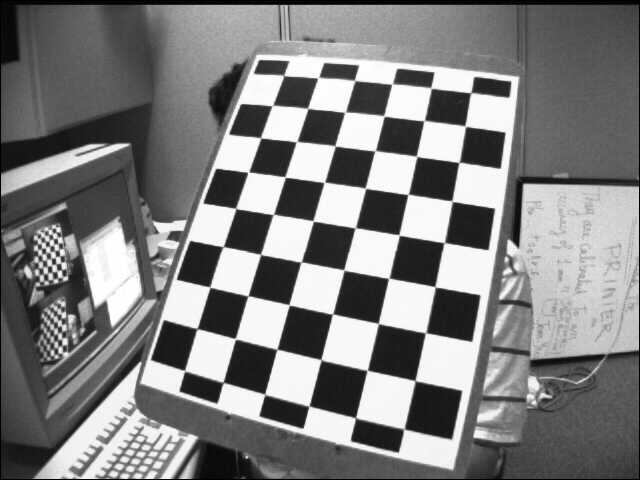
//> input picture imgdata/left08.jpg, 640 x 480 px
$ ./3-15_compareHist   (built with g++ and OpenCV 4)
//> lines starting //> are read from the running program, lines starting //| are printed output that depends on the picture; after the words box and inside, x2 and y2 are one past the last pixel; in counts of white or black regions, pixels touching at a corner belong together
// C++ source file
/***********************************************
# Copyright (c) 2018, Wuhan
# All rights reserved.
#
# @Filename: 3-15_compareHist.cpp
# @Version：V1.0
# @Author: Frank Liu - frankliu624@gmail.com
# @Description: 直方图对比
# @Create Time: 2018-09-16 11:31:42
# @Last Modified: 2018-09-16 11:31:42
***********************************************/
#include <opencv2/highgui/highgui.hpp>
#include <opencv2/imgproc/imgproc.hpp>
#include <stdio.h>

using namespace cv;

int main(int argc, char** argv)
{
    Mat src_base, hsv_base;
    Mat src_test1, hsv_test1;
    Mat src_test2, hsv_test2;
    Mat hsv_half_down;
    // 加载不同环境下的三幅图像
    src_base = imread("../../imgdata/left08.jpg");
//> src_base is the input picture: 480 rows x 640 cols, CV_8UC3; min 0, max 255, mean 127.3
    src_test1 = imread("../../imgdata/aero1.jpg");
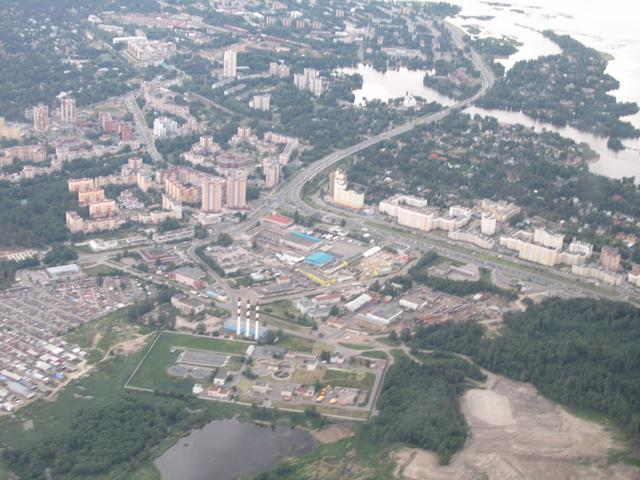
//> input picture imgdata/aero1.jpg, 640 x 480 px
//> src_test1 is the input picture: 480 rows x 640 cols, CV_8UC3; mean B, G, R 153.6, 150.4, 147.6
    src_test2 = imread("../../imgdata/apple.jpg");
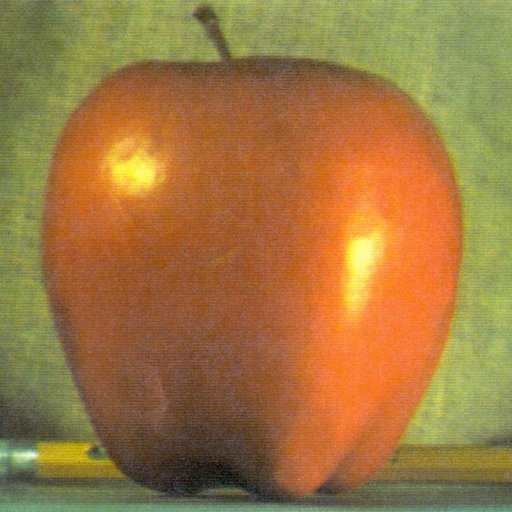
//> input picture imgdata/apple.jpg, 512 x 512 px
//> src_test2 is the input picture: 512 rows x 512 cols, CV_8UC3; mean B, G, R 64.8, 119.7, 159.1
    if(!src_base.data || !src_test1.data || !src_test2.data)
        return -1;
    imshow("HistComSrc0", src_base);
    imshow("HistComSrc1", src_test1);
    imshow("HistComSrc2", src_test2);
    waitKey(0);

    // 分别转换为HSV通道下的图像
    cvtColor(src_base, hsv_base, CV_BGR2HSV);
//> hsv_base: 480 rows x 640 cols, CV_8UC3; mean H, S, V 0, 0, 127.3
    cvtColor(src_test1, hsv_test1, CV_BGR2HSV);
//> hsv_test1: 480 rows x 640 cols, CV_8UC3; mean H, S, V 90.1, 26.5, 158.2
    cvtColor(src_test2, hsv_test2, CV_BGR2HSV);
//> hsv_test2: 512 rows x 512 cols, CV_8UC3; mean H, S, V 21.7, 145.4, 163
    hsv_half_down = hsv_base(Range(hsv_base.rows/2, hsv_base.rows-1),
                             Range(hsv_base.cols/2, hsv_base.cols-1));
//> hsv_half_down: 239 rows x 319 cols, CV_8UC3; mean H, S, V 0, 0, 136.8
    // hue通道设置为30bins，saturation设置为32bins
    int h_bins = 30, s_bins = 32;
    int histSize[] = { h_bins, s_bins };
    // 设置hue的取值从0到256，saturation的取值从0到180
    float h_ranges[] = { 0, 256 };
    float s_ranges[] = { 0, 180 };
    const float* ranges[] = { h_ranges, s_ranges };
    int channels[] = { 0, 1 };
    // 建立直方图
    MatND hist_base, hist_half_down, hist_test1, hist_test2;
    // 计算相应通道下的直方图
    calcHist(&hsv_base, 1, channels, Mat(), hist_base, 2, histSize, ranges, true, false);
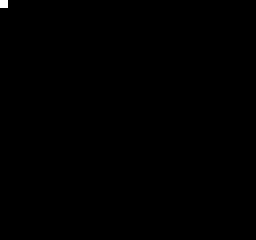
//> hist_base: 30 rows x 32 cols, CV_32FC1 (shown 8 times larger); values 0 (black) and 307200 (white), 0.1% white in thin lines or dots, all inside (x1, y1, x2, y2) = (0, 0, 1, 1)
    normalize(hist_base, hist_base, 0, 1, NORM_MINMAX, -1, Mat());
    calcHist(&hsv_half_down, 1, channels, Mat(), hist_half_down, 2, histSize, ranges, true, false);
    normalize(hist_half_down, hist_half_down, 0, 1, NORM_MINMAX, -1, Mat());
    calcHist(&hsv_test1, 1, channels, Mat(), hist_test1, 2, histSize, ranges, true, false);
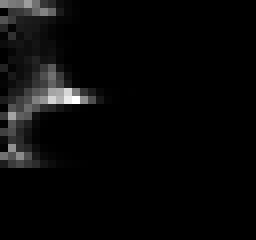
//> hist_test1: 30 rows x 32 cols, CV_32FC1 (shown 8 times larger); min 0, max 9289, mean 320; drawn with min black and max white
    normalize(hist_test1, hist_test1, 0, 1, NORM_MINMAX, -1, Mat());
    calcHist(&hsv_test2, 1, channels, Mat(), hist_test2, 2, histSize, ranges, true, false);
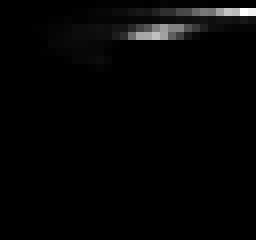
//> hist_test2: 30 rows x 32 cols, CV_32FC1 (shown 8 times larger); min 0, max 10192, mean 191.1; drawn with min black and max white
    normalize(hist_test2, hist_test2, 0, 1, NORM_MINMAX, -1, Mat());

    // 应用不同直方图对比方法
    for(int i = 0; i < 4; ++i)
    {
        int compare_method = i;
        double base_base = compareHist(hist_base, hist_base, compare_method);
        double base_half = compareHist(hist_base, hist_half_down, compare_method);
        double base_test1 = compareHist(hist_base, hist_test1, compare_method);
        double base_test2 = compareHist(hist_base, hist_test2, compare_method);
        printf("Method [%d] Perfect, Base-Half, Base-Test1, Base-Test2 : %f, %f, %f, %f \n",
               i, base_base, base_half, base_test1, base_test2);
    }
//> this loop made 4 passes
//> (base_base, base_half, base_test1, base_test2) on passes 1 to 4: (1, 1, 0.144, -0.00594), (0, 0, 0.22, 0.996), (1, 1, 0.531, 0.00206), (0, 0, 0.935, 0.995)
//| Method [0] Perfect, Base-Half, Base-Test1, Base-Test2 : 1.000000, 1.000000, 0.143571, -0.005940
//| Method [1] Perfect, Base-Half, Base-Test1, Base-Test2 : 0.000000, 0.000000, 0.220209, 0.995883
//| Method [2] Perfect, Base-Half, Base-Test1, Base-Test2 : 1.000000, 1.000000, 0.530735, 0.002060
//| Method [3] Perfect, Base-Half, Base-Test1, Base-Test2 : 0.000000, 0.000000, 0.934515, 0.994636
    return 0;
}
